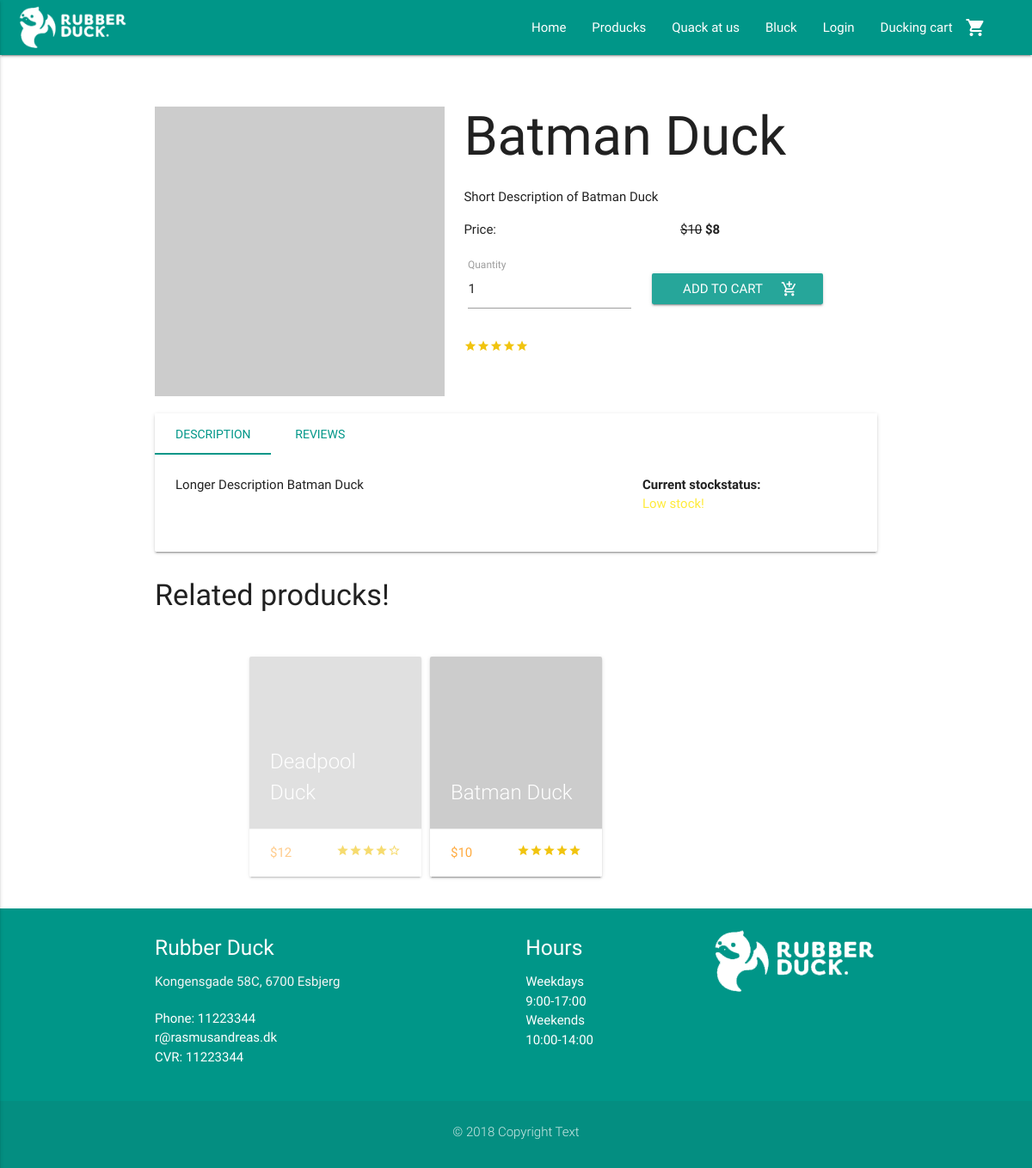
Page /view/product.php?item=2221 on the committed database.
### tables this page shows
CREATE TABLE BasicPageInfo (
  CVR int NOT NULL PRIMARY KEY,
  LogoURL varchar(255) NOT NULL,
  ShopName varchar(255) NOT NULL,
  AboutUsText TEXT NULL,
  Email varchar(255) NULL,
  Phone int NULL,
  Street varchar(255) NULL,
  HouseNumber varchar(255) NULL,
  StripeToken varchar(255) NULL,
  ProductsSeoTitle varchar(255) NULL,
  ProductsMetaDescription varchar(255) NULL,
  BlogSeoTitle varchar(255) NULL,
  BlogMetaDescription varchar(255) NULL,
  ContactSeoTitle varchar(255) NULL,
  ContactMetaDescription varchar(255) NULL,
  HomeSeoTitle varchar(255) NULL,
  HomeMetaDescription varchar(255) NULL,
  ZipCode int(20) NOT NULL  
);

CREATE TABLE ProductImg (
  ItemNumber varchar(255) NOT NULL,
  ImgID int NOT NULL,
  IsPrimary boolean NULL,
  CONSTRAINT PK_DisplaysOnProduct PRIMARY KEY (ItemNumber, ImgID),
  FOREIGN KEY (ItemNumber) REFERENCES Product (ItemNumber),
  FOREIGN KEY (ImgID) REFERENCES ImgGallery (ImgID)
);

CREATE TABLE Product (
  ItemNumber varchar(255) NOT NULL PRIMARY KEY,
  ProductName varchar(255) NOT NULL,
  StockStatus int NOT NULL,
  ShortDescription varchar(255) NOT NULL,
  LongDescription TEXT NOT NULL,
  Price FLOAT(2) NOT NULL,
  OfferPrice FLOAT(2) NULL,
  SeoTitle varchar(255) NULL,
  MetaDescription varchar(255) NULL,
  ProductStatus boolean NOT NULL,
  CreationDate DATE NOT NULL,
  UserEmail varchar(255) NOT NULL,  
  ProductCategoryID int NOT NULL  
);

CREATE TABLE ZipCode (
    ZipCode int(20) NOT NULL PRIMARY KEY,
    City varchar(255)
);

CREATE TABLE Hours (
  HoursID int AUTO_INCREMENT NOT NULL PRIMARY KEY,
  Open varchar(255) NOT NULL,
  Close varchar(255) NOT NULL,
  Day varchar(255) NULL
);

### model/contactDAO.php (called while the page is built, shortened)
<?php
require_once('../includes/connection.php');
    function getPageInfo() {
    global $connection;
        $pageInfo = mysqli_query($connection, "SELECT BasicPageInfo.* , ZipCode.City FROM `BasicPageInfo` INNER JOIN ZipCode ON ZipCode.ZipCode = BasicPageInfo.ZipCode");
        $row = mysqli_fetch_assoc($pageInfo);
        return $row;
    }
    function getHours() {
    global $connection;
        $hours = mysqli_query($connection, "SELECT * FROM Hours");
        return $hours;
    }

### includes/loginCustomer/session.php (called while the page is built, shortened)
<?php
	function logged_in() {
		return isset($_SESSION['CustomerEmail']);
	}
?>

### model/productDAO.php (called while the page is built, shortened)
<?php
require_once("../includes/connection.php");
function getCurrentProduct($itemNumber) {
  global $connection;
  $query = "SELECT Product.*, ImgGallery.URL, ProductImg.IsPrimary FROM Product INNER JOIN ProductImg ON ProductImg.ItemNumber = Product.ItemNumber INNER JOIN ImgGallery ON ImgGallery.ImgID = ProductImg.ImgID WHERE Product.ItemNumber = $itemNumber";
  $result = mysqli_query($connection, $query);
  return $result;
}
function getRelatedProducts($productCat) {
  global $connection;
  $query = "SELECT * FROM Product WHERE ProductCategoryID = $productCat AND ProductStatus = 1 LIMIT 5";
  $result = mysqli_query($connection, $query);
  return $result;
}

### view/product.php (the view, shortened to what this page needs)
<?php
require_once("../includes/header.php");
require_once("../model/productDAO.php");
require_once('../model/productsDAO.php');
$productImgs = getCurrentProduct($_GET["item"]);
$currentItem = mysqli_fetch_assoc($productImgs);
  ?>
  <?php
$related = getRelatedProducts($currentItem["ProductCategoryID"]);
?>
  <div class="container product-container">
    <div class="row">
      <div class="col s12 m5 product-img">
        <div class="productimage-cnt">
            <?php foreach ($productImgs as $img) {
                if($img["IsPrimary"] == 1) { ?>
                    <img class="responsive-img materialboxed primary-img" src="<?php echo $img["URL"]; ?>" alt="<?php echo $currentItem["ProductName"]; ?>">
                <?php }
              } ?>
        </div>
      </div>
      <div class="col s12 m7">
        <h1 class="product-title"><?php echo $currentItem["ProductName"]; ?></h1>
        <div class="short-desc">
          <?php echo $currentItem["ShortDescription"]; ?>
        </div>
        <div class="row">
          <div class="col s6">
            <p>Price:</p>
          </div>
          <div class="col s6 right">
            <?php
            if ($currentItem["OfferPrice"] != NULL && $currentItem["OfferPrice"] != 0) {
            ?>
            <p><strike>$<?php echo $currentItem["Price"]; ?></strike><b> $<?php echo $currentItem["OfferPrice"]; ?></b></p>
            <?php
            } else {
            ?>
            <p><b>$<?php echo $currentItem["Price"]; ?></b></p>
            <?php
            }
            ?>
          </div>
          <div class="col s12">
            <form class="" action="" method="post">
              <div class="input-field inline cart_quantity">
                <input name="amount" id="quantity" type="number" value="1">
                <label for="quantity">Quantity</label>
              </div>
              <a class="waves-effect waves-light btn cart-btt"><input class="presscart" type="submit" name="submitcart" value="Add to cart"><i class="material-icons right">add_shopping_cart</i></a>
            </form>
          </div>
          <div class="col s12 avr-review">
            <?php
              echo getReviewForProduct($_GET["item"]);
            ?>
          </div>
        </div>
      </div>
    </div>
    <div class="card">
      <div class="card-tabs">
        <ul class="tabs">
          <li class="tab"><a href="#description">Description</a></li>
          <li class="tab"><a href="#reviews">Reviews</a></li>
        </ul>
      </div>
      <div class="card-content">
        <div id="description">
          <div class="row">
            <div class="col s12 m8">
              <?php echo $currentItem["LongDescription"]; ?>
            </div>
            <div class="col s12 m4">
              <p><b>Current stockstatus:</b></p>
              <?php
              if ($currentItem["StockStatus"] > 50) {
                echo "<p class='green-text'>On stock</p>";
              } else if ($currentItem["StockStatus"] > 10) {
                echo "<p class='yellow-text'>Low stock!</p>";
              } else {
                echo "<p class='red-text'>Almost out of stock!</p>";
              }
              ?>
            </div>
          </div>
        </div>
      </div>
    </div>
    <div class="carousel product-slider">
			<h4>Related producks!</h4>
      <?php
        while($row = mysqli_fetch_array($related)) {
            $itemNumber = $row["ItemNumber"];
          ?>
            <a class='carousel-item' href='product.php?item=<?php echo $itemNumber; ?>'>
                <div class='card'>
                  <div class='card-image'>
                    <img src='http://via.placeholder.com/400x400'>
                    <span class='card-title'><?php echo $row["ProductName"]; ?></span>
                  </div>
                  <div class='card-action'>
                    <p class='price'>$<?php echo $row["Price"]; ?></p>
                    <div class='stars right'>
                        <?php
                        echo getReviewForProduct($itemNumber);
                        ?>
                    </div>
                  </div>
                </div>
            </a>
          <?php
        }
      ?>
    </div>
  </div>
<?php require_once("../includes/footer.php") ?>

### includes/header.php (shortened to what this page needs)
<?php
require_once("../includes/connection.php");
require_once("../includes/loginCustomer/session.php");
require_once("../model/contactDAO.php");
$pageInfo = getPageInfo();
?>
<!DOCTYPE html>
  <html>
    <html lang="en">
    <head>
      <?php require_once("../includes/seo.php"); ?>
      <link type="text/css" rel="stylesheet" href="../css/materialize.min.css"  media="screen,projection"/>
      <link type="text/css" rel="stylesheet" href="../css/custom/custom.css" />
    </head>
    <body>
      <nav class="teal">
        <div class="nav-wrapper">
          <a href="../index.php" class="brand-logo"><img class="responsive-img" style="max-height: 64px!important; padding: 4px 0!important;" src="../<?php echo $pageInfo["LogoURL"]; ?>"></a>
          <ul class="right hide-on-med-and-down">
            <li><a href="../index.php">Home</a></li>
            <li><a href="products.php">Producks</a></li>
            <li><a href="contact.php">Quack at us</a></li>
            <li><a href="blog.php">Bluck</a></li>
            <?php
              if (logged_in() == true) {
            ?>
            <li><a class="dropdown-button" href="" data-activates="dropdown1"><?php echo $_SESSION["FirstName"]; ?><i class="material-icons right">arrow_drop_down</i></a></li>
            <?php
              } else {
            ?>
            <li><a href="login.php">Login</a></li>
            <?php
              }
            ?>
            <li><a href="cart.php">Ducking cart<i class="material-icons right">shopping_cart</i></a></li>
            <?php
              if(isset($_SESSION["cart"])) {
                $amountInCart = count($_SESSION["cart"]);
                if ($amountInCart > 0) {
                ?>
                  <li class="cartamount"><a class="cartamount"><?php echo $amountInCart; ?></a></li>
                <?php
                } else {
                  ?>
                    <li class="cartamount"><a class="cartamount" style="color: transparent;">0</a></li>
                  <?php
                }
              } else {
                ?>
                  <li class="cartamount"><a class="cartamount" style="color: transparent;">0</a></li>
                <?php
              }
            ?>
          </ul>
        </div>
      </nav>

### model/productsDAO.php (shortened to what this page needs)
<?php
require_once('../includes/connection.php');
function getReviewForProduct($itemNumber) {
  global $connection;
  $ratingResult = mysqli_query($connection, "SELECT `Rating` FROM `Review` WHERE ItemNumber = $itemNumber");
    $rated = 0;
    $divide = 0;
    while ($ratingrow = mysqli_fetch_array($ratingResult)) {
      $rating = $ratingrow["Rating"];
      $rated = $rated + $rating;
      $divide = $divide + count($ratingResult);
    }
    if ($divide > 0) {
      $rated = $rated / $divide;
      $i = 1;
      $ratedRemaining = 5 - $rated;
      $i2 = 1;
      while ($i <= $rated) {
        echo "<i class='material-icons tiny rated'>star</i>";
        $i++;
      }
      while($i2 <= $ratedRemaining) {
          echo "<i class='material-icons tiny rated'>star_border</i>";
        $i2++;
      }
    } else {
      $i3 = 1;
      while($i3 <= 5) {
          echo "<i class='material-icons tiny rated'>star_border</i>";
        $i3++;
      }
    }
}
?>

### includes/footer.php (shortened to what this page needs)
<?php require_once ('../model/contactDAO.php');
$pageInfo = getPageInfo();
$hours = getHours();
?>
<footer class="page-footer teal">
      <div class="container">
        <div class="row">
          <div class="col s12 m4">
            <h5 class="white-text"><?php echo $pageInfo["ShopName"];?> </h5>
            <p class="grey-text text-lighten-4">
                <?php echo $pageInfo["Street"] . " " . $pageInfo["HouseNumber"] . ", " . $pageInfo["ZipCode"] . " " . $pageInfo["City"]; ?>
            </p>
              <p>
                Phone: <?php echo $pageInfo["Phone"] ?>
                <br>
                <?php echo $pageInfo["Email"] ?>
                <br>
                CVR: <?php echo $pageInfo["Phone"] ?></p>
          </div>
          <div class="col s12 m3 offset-m2">
            <h5 class="white-text">Hours</h5>
            <ul>
              <?php
              while ($row = mysqli_fetch_array($hours)) {
              ?>
              <li><?php echo $row["Day"] . "<br>" . $row["Open"] . "-" . $row["Close"]; ?></li>
              <?php
              }
              ?>
            </ul>
          </div>
          <div class="col s12 m3">
            <img class="responsive-img" src="../<?php echo $pageInfo["LogoURL"]; ?>">
          </div>
        </div>
      </div>
      <div class="footer-copyright">
        <div class="container">
          <p class="center">&copy; 2018 Copyright Text</p>
        </div>
      </div>
    </footer>
  </body>
</html>

### css/custom/custom.css (style rules this page uses)
body { position: relative; }
p { margin-bottom: 20px; }
nav .brand-logo { display: inline-block; padding-left: 20px; }
.product-container { margin-top: 60px; }
.brand-logo { display: block; margin-right: 20px; }
footer { margin: 0; }
h1.product-title { margin-top: 0; }
.rated { color: #f1c40f; }
.primary-img { width: 100%; }
.tabs .tab a { color: #009688; }
.tabs .tab a.active { color: #009688; }
.cart-btt { margin-left: 20px; }
.avr-review { margin-top: 20px; }
.price { color: #ffab40; -webkit-transition: color .3s ease; transition: color .3s ease; text-transform: uppercase; margin: 0 0 0 0; display: inline; }
.product-slider { width: 100%; max-width: 1200px; margin: 0 auto; }

### rows in the picture
basicpageinfo: LogoURL (picture), ShopName "Rubber Duck", Street "Kongensgade", HouseNumber "58C", ZipCode "6700", ZipCode.City "Esbjerg", Phone "11223344", Email "r@rasmusandreas.dk"
productimg: IsPrimary 1 (drawn), ItemNumber.ProductName "Batman Duck", ItemNumber.ShortDescription "Short Description of Batman Duck", ItemNumber.Price "10", ItemNumber.OfferPrice "8", ItemNumber.LongDescription "Longer Description Batman Duck"
product: ProductName "Batman Duck", Price "10"
product: ProductName "Deadpool Duck", Price "12"
hours: Day "Weekdays", Open "9:00", Close "17:00"
hours: Day "Weekends", Open "10:00", Close "14:00"
